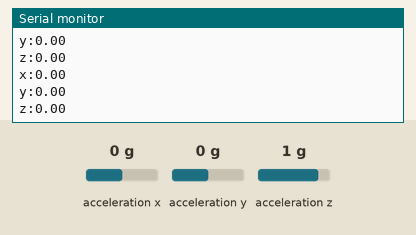
This sketch was run on a simulated Arduino Uno, built for the host (arithmetic inside an expression is 32-bit, double 64-bit). Parts: the last lines printed to the serial monitor. The inputs (shaded band) are chosen by the test bench; at power-on: acceleration x 0 g, acceleration y 0 g, acceleration z 1 g.

Above: at 1.2 s.
1.3 s: acceleration x set to -1.4 g
At 1.9 s:
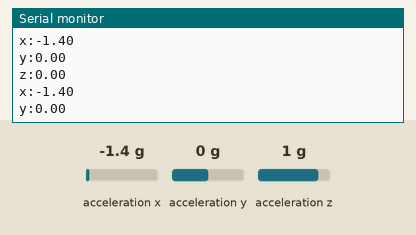
2.8 s: acceleration y set to -1.4 g
At 3.3 s:
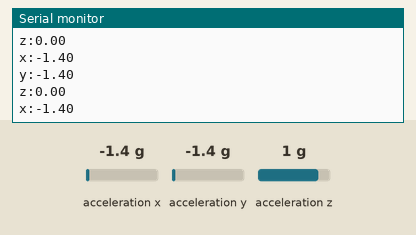
4.3 s: acceleration z set to -1.4 g
At 5.2 s:
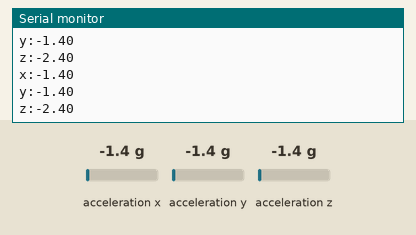

Measured:
- after the input at 1.3 s, the serial monitor: prints a new line at once (image 1)
- after the input at 2.8 s, the serial monitor: prints a new line at once (image 2)
- after the input at 4.3 s, the serial monitor: prints a new line at once (image 3)

The sketch:

AccelerometerCurie.ino
```cpp
#include "CurieIMU.h"

float ax, ay, az;         // Acceleration Values
float cx,cy,cz;           // Auto-Calibration

void setup() {
  Serial.begin(115200);   // initialize Serial communication
  while (!Serial);        // wait for the serial port to open

  // initialize device
  Serial.println("Initializing IMU device...");
  CurieIMU.begin();

  // Set the accelerometer range to 2G
  CurieIMU.setAccelerometerRange(2);
  delay(30);                // Delay While the accelerometer start correctly (DONT TOUCH!)
  CurieIMU.readAccelerometerScaled(cx, cy, cz); //We obtain the Auto-Calibration values

}

void loop() {
  CurieIMU.readAccelerometerScaled(ax, ay, az);
  Serial.println("x:"+ String(ax-cx));
  // This delay is 100 data per second 10 miliseconds / 3, 3333 micro seconds per axis data.
  delayMicroseconds(3333);
  Serial.println("y:"+ String(ay-cy));
  delayMicroseconds(3333);
  Serial.println("z:"+ String(az-cz));
  delayMicroseconds(3333);
}
```
